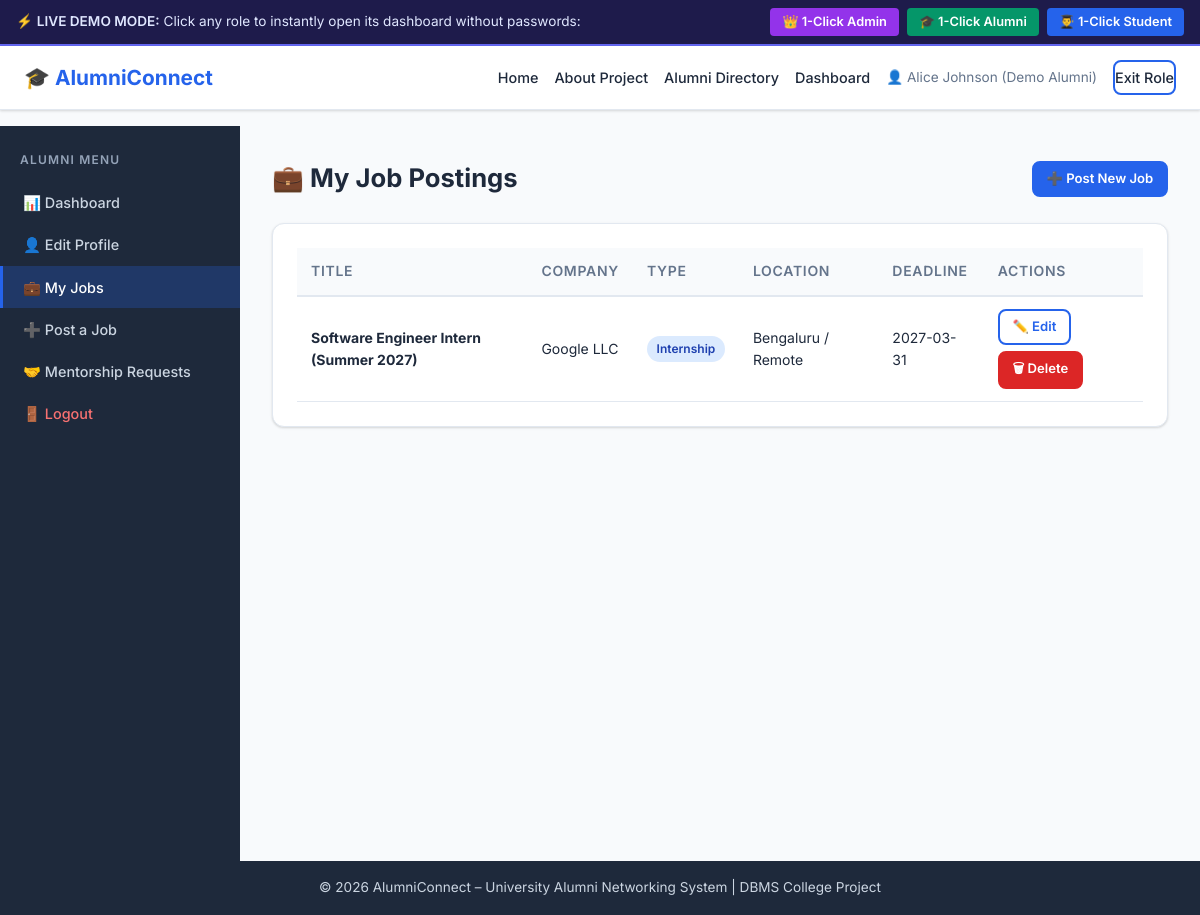
Screenshot of /alumni/jobs with the database file from the repository.
### tables this page shows
CREATE TABLE Job (
        job_id           INTEGER PRIMARY KEY AUTOINCREMENT,
        alumni_id        INTEGER NOT NULL,
        company_name     TEXT NOT NULL,
        job_title        TEXT NOT NULL,
        job_description  TEXT NOT NULL,
        job_type         TEXT NOT NULL,
        application_link TEXT,
        location         TEXT,
        deadline         DATE,
        created_at       TIMESTAMP DEFAULT CURRENT_TIMESTAMP,
        FOREIGN KEY (alumni_id) REFERENCES Alumni(alumni_id) ON DELETE CASCADE
    );

### routes/alumni.py (the view)
@alumni_bp.route('/jobs')
@alumni_required
def my_jobs():
    profile = get_alumni_profile(session['user_id'])
    alumni_id = profile['alumni_id'] if profile else 1
    jobs = execute_query("SELECT * FROM Job WHERE alumni_id=%s ORDER BY created_at DESC", (alumni_id,), fetch=True) or []
    return render_template('alumni/my_jobs.html', jobs=jobs)

### database/db_connection.py (called while the page is built, shortened)
def get_sqlite_connection():
    conn = sqlite3.connect(SQLITE_DB_PATH)
    conn.row_factory = sqlite3.Row
    conn.execute("PRAGMA foreign_keys = ON;")
    return conn

def get_db_connection():
    global USE_SQLITE
    return get_sqlite_connection()

### routes/alumni.py (called while the page is built)
def alumni_required(f):
    @wraps(f)
    def decorated(*args, **kwargs):
        if 'user_id' not in session or session.get('role') != 'alumni':
            session['user_id'] = 2
            session['full_name'] = 'Alice Johnson (Demo Alumni)'
            session['role'] = 'alumni'
            session['email'] = 'alice.johnson@example.com'
        return f(*args, **kwargs)
    return decorated

def get_alumni_profile(user_id):
    row = execute_query("SELECT * FROM Alumni WHERE user_id=%s", (user_id,), fetchone=True)
    if not row:
        row = execute_query("SELECT * FROM Alumni LIMIT 1", fetchone=True)
    return row

### templates/alumni/my_jobs.html (shortened to what this page needs)
{% extends "base.html" %}
{% block content %}
<div class="dashboard-layout">
    <aside class="sidebar">
        <h3 class="sidebar-title">Alumni Menu</h3>
        <ul class="sidebar-menu">
            <li><a href="{{ url_for('alumni.dashboard') }}">📊 Dashboard</a></li>
            <li><a href="{{ url_for('alumni.edit_profile') }}">👤 Edit Profile</a></li>
            <li><a href="{{ url_for('alumni.my_jobs') }}" class="active">💼 My Jobs</a></li>
            <li><a href="{{ url_for('alumni.add_job') }}">➕ Post a Job</a></li>
            <li><a href="{{ url_for('alumni.mentorship_requests') }}">🤝 Mentorship Requests</a></li>
            <li><a href="{{ url_for('auth.logout') }}" class="logout-link">🚪 Logout</a></li>
        </ul>
    </aside>
    <div class="dashboard-main">
        <div class="dashboard-header">
            <h1>💼 My Job Postings</h1>
            <a href="{{ url_for('alumni.add_job') }}" class="btn btn-sm">➕ Post New Job</a>
        </div>
        {% if jobs %}
        <div class="section-card">
            <table class="data-table">
                <thead>
                    <tr><th>Title</th><th>Company</th><th>Type</th><th>Location</th><th>Deadline</th><th>Actions</th></tr>
                </thead>
                <tbody>
                    {% for j in jobs %}
                    <tr>
                        <td><strong>{{ j.job_title }}</strong></td>
                        <td>{{ j.company_name }}</td>
                        <td><span class="badge badge-info">{{ j.job_type }}</span></td>
                        <td>{{ j.location or '—' }}</td>
                        <td>{{ j.deadline or '—' }}</td>
                        <td class="action-btns">
                            <a href="{{ url_for('alumni.edit_job', job_id=j.job_id) }}" class="btn btn-sm btn-outline">✏️ Edit</a>
                            <form method="POST" action="{{ url_for('alumni.delete_job', job_id=j.job_id) }}"
                                  onsubmit="return confirm('Delete this job posting?');" style="display:inline;">
                                <button type="submit" class="btn btn-sm btn-danger">🗑 Delete</button>
                            </form>
                        </td>
                    </tr>
                    {% endfor %}
                </tbody>
            </table>
        </div>
        {% else %}
        <div class="empty-state">
            <div class="empty-icon">💼</div>
            <h3>No jobs posted yet.</h3>
            <a href="{{ url_for('alumni.add_job') }}" class="btn">Post Your First Job</a>
        </div>
        {% endif %}
    </div>
</div>
{% endblock %}

### static/css/style.css (style rules this page uses)
:root { --primary: #2563eb; --primary-dk: #1d4ed8; --secondary: #7c3aed; --success: #16a34a; --warning: #d97706; --danger: #dc2626; --info: #0891b2; --teal: #0f766e; --bg: #f8fafc; --surface: #ffffff; --border: #e2e8f0; --text: #1e293b; --text-muted: #64748b; --sidebar-bg: #1e293b; --sidebar-text: #cbd5e1; --radius: 8px; --radius-lg: 12px; --shadow: 0 1px 3px rgba(0,0,0,.1), 0 1px 2px rgba(0,0,0,.06); --shadow-md: 0 4px 6px rgba(0,0,0,.07), 0 2px 4px rgba(0,0,0,.06); --shadow-lg: 0 10px 15px rgba(0,0,0,.1), 0 4px 6px rgba(0,0,0,.05); }
*, *::before, *::after { box-sizing: border-box; margin: 0; padding: 0; }
html { font-size: 16px; scroll-behavior: smooth; }
body { font-family: 'Inter', system-ui, -apple-system, sans-serif; background: var(--bg); color: var(--text); line-height: 1.6; min-height: 100vh; display: flex; flex-direction: column; }
a { color: var(--primary); text-decoration: none; }
textarea, input, select, button { font-family: inherit; }
.btn { display: inline-flex; align-items: center; gap: 0.4rem; padding: 0.55rem 1.2rem; background: var(--primary); color: #fff; border: 2px solid var(--primary); border-radius: var(--radius); font-weight: 600; font-size: 0.9rem; cursor: pointer; transition: background .2s, color .2s, transform .1s; }
.btn-sm { padding: 0.35rem 0.8rem; font-size: 0.82rem; }
.btn-outline { background: transparent; color: var(--primary); }
.btn-danger { background: var(--danger); border-color: var(--danger); }
.dashboard-layout { display: flex; min-height: calc(100vh - 65px); }
.sidebar { width: 240px; min-height: 100%; flex-shrink: 0; background: var(--sidebar-bg); padding: 1.5rem 0; }
.sidebar-title { color: #94a3b8; font-size: 0.75rem; text-transform: uppercase; letter-spacing: 0.1em; font-weight: 600; padding: 0 1.25rem; margin-bottom: 0.75rem; }
.sidebar-menu { list-style: none; }
.sidebar-menu li a { display: block; padding: 0.6rem 1.25rem; color: var(--sidebar-text); font-weight: 500; font-size: 0.9rem; border-left: 3px solid transparent; transition: background .15s, border-color .15s; }
.sidebar-menu li a.active { background: rgba(37,99,235,.25); border-color: var(--primary); color: #fff; }
.sidebar-menu li a.logout-link { color: #f87171; }
.dashboard-main { flex: 1; padding: 2rem; overflow-y: auto; }
.dashboard-header { display: flex; align-items: center; justify-content: space-between; margin-bottom: 1.5rem; gap: 1rem; flex-wrap: wrap; }
.dashboard-header h1 { font-size: 1.6rem; font-weight: 700; }
.section-card { background: var(--surface); border-radius: var(--radius-lg); padding: 1.5rem; box-shadow: var(--shadow); margin-bottom: 1.5rem; border: 1px solid var(--border); }
.data-table { width: 100%; border-collapse: collapse; font-size: 0.875rem; }
.data-table th { background: var(--bg); color: var(--text-muted); font-weight: 600; text-transform: uppercase; letter-spacing: 0.05em; padding: 0.75rem 0.875rem; text-align: left; border-bottom: 2px solid var(--border); }
.data-table td { padding: 0.75rem 0.875rem; border-bottom: 1px solid var(--border); vertical-align: middle; }
.action-btns { display: flex; gap: 0.4rem; flex-wrap: wrap; }
.badge { display: inline-block; padding: 0.2rem 0.6rem; border-radius: 9999px; font-size: 0.75rem; font-weight: 600; }
.badge-info { background: #dbeafe; color: #1e40af; }

### rows the page displays
Job: job_title "Software Engineer Intern (Summer 2027)", company_name "Google LLC", job_type "Internship", location "Bengaluru / Remote", deadline "2027-03-31"

### other values shown
{{ session.get('full_name', 'Guest') }} "Alice Johnson (Demo Alumni)"
